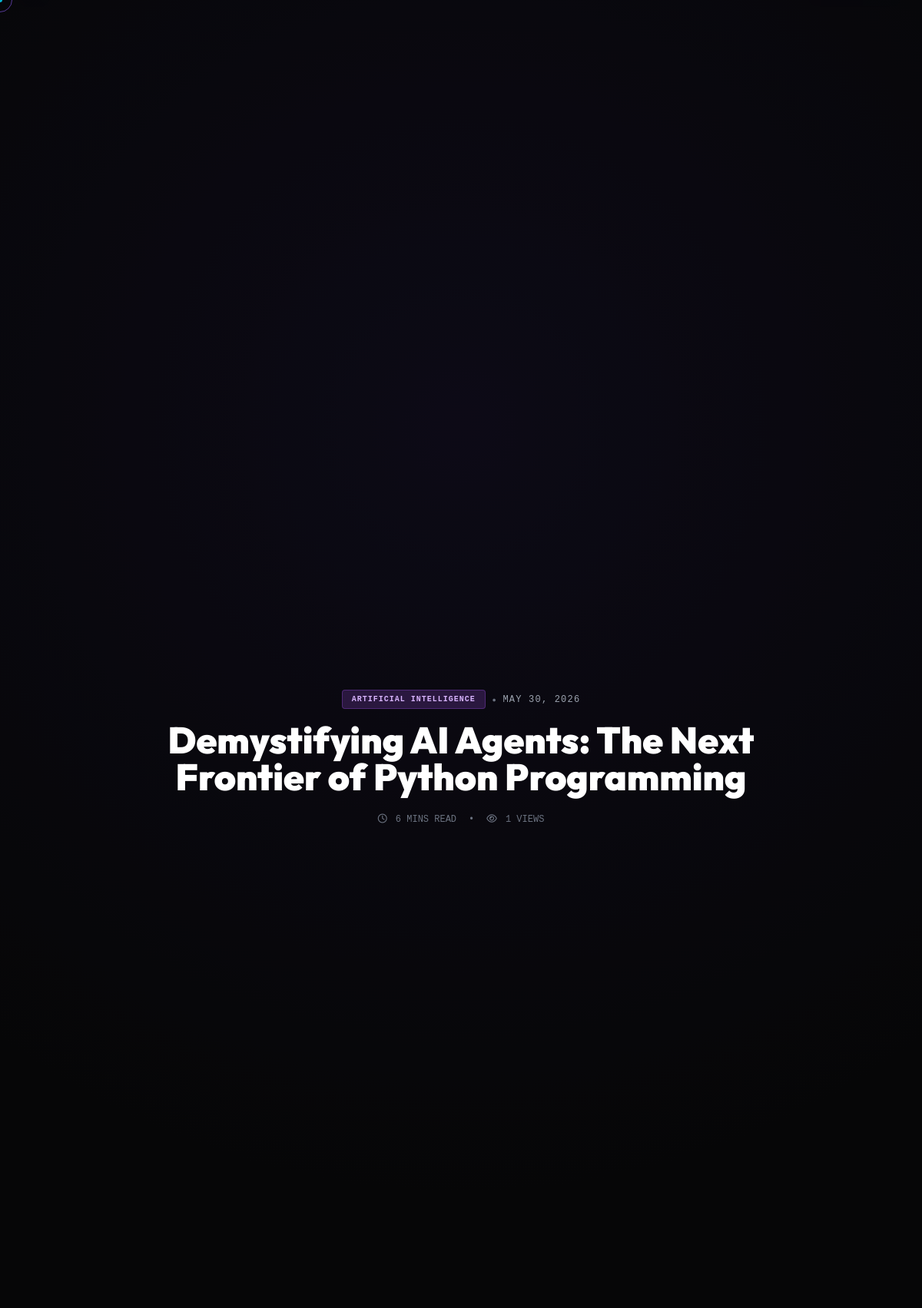
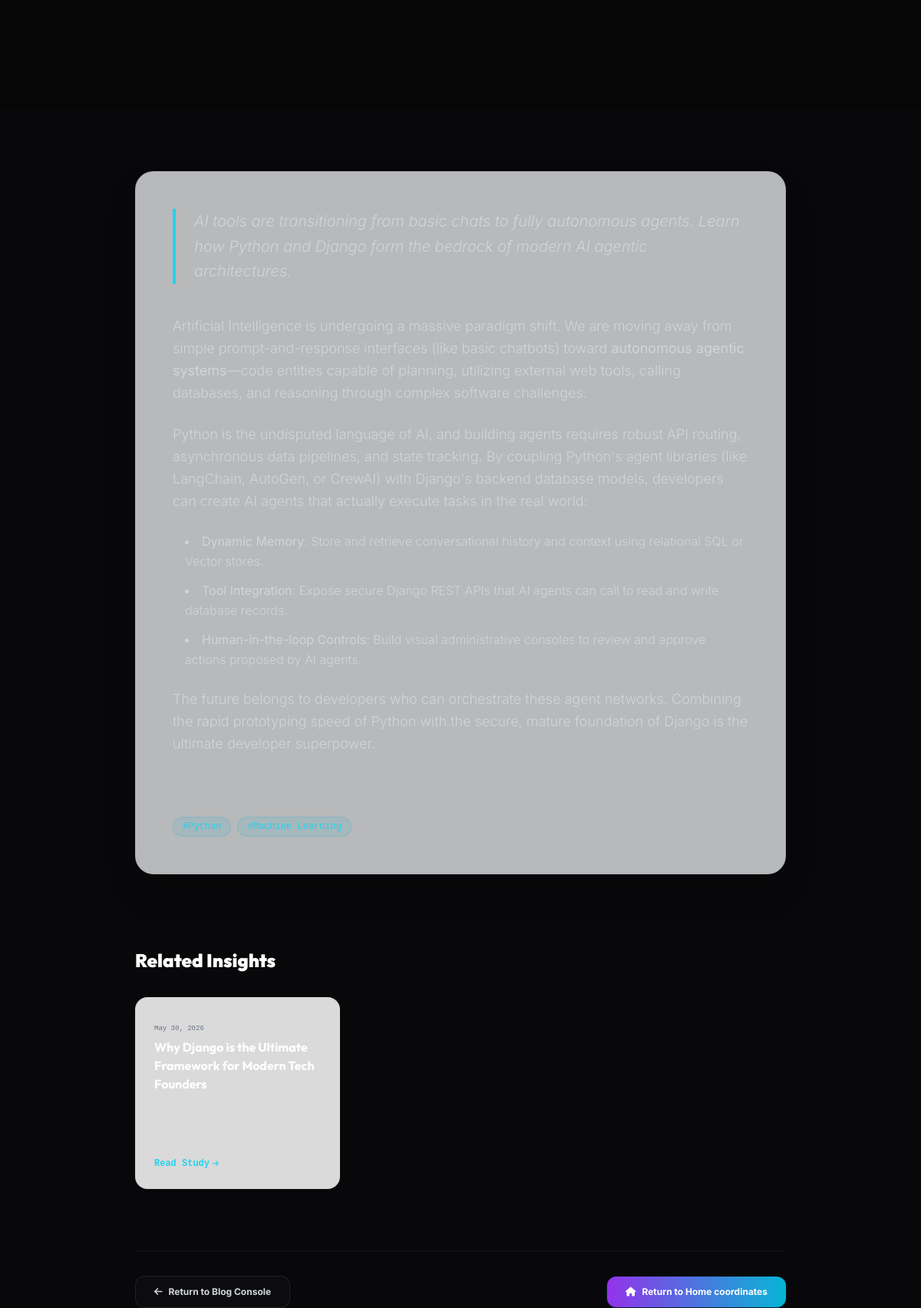
/blog/demystifying-ai-agents-the-next-frontier-of-python-programming/ (upper part), run on the app's committed database (2 pictures, top to bottom).
### blog/models.py (models this page shows, shortened)
class Post(models.Model):
    STATUS_CHOICES = [
        ('draft', 'Draft'),
        ('published', 'Published'),
    ]
    title = models.CharField(max_length=200)
    slug = models.SlugField(unique=True, blank=True)
    excerpt = models.TextField(help_text="A short summary of this post for list views.")
    content = models.TextField(help_text="Full markdown or HTML text of the post.")
    featured_image = models.ImageField(upload_to='blog/images/', blank=True, null=True)
    category = models.ForeignKey(Category, on_delete=models.SET_NULL, null=True, related_name='posts')
    tags = models.ManyToManyField(Tag, related_name='posts', blank=True)
    created_at = models.DateTimeField(auto_now_add=True)
    updated_at = models.DateTimeField(auto_now=True)
    status = models.CharField(max_length=10, choices=STATUS_CHOICES, default='draft')
    read_time_minutes = models.IntegerField(default=5, help_text="Estimated minutes to read")
    views_count = models.IntegerField(default=0)
    class Meta:
        ordering = ['-created_at']
    def save(self, *args, **kwargs):
        if not self.slug:
            self.slug = slugify(self.title)
        super().save(*args, **kwargs)

class Category(models.Model):
    name = models.CharField(max_length=100)
    slug = models.SlugField(unique=True, blank=True)
    class Meta:
        verbose_name_plural = "Categories"

### blog/views.py (the view)
# urls.py: path('<slug:slug>/', views.post_detail, name='detail'),
def post_detail(request, slug):
    post = get_object_or_404(Post, slug=slug, status='published')
    post.views_count += 1
    post.save()
    post_tags_ids = post.tags.values_list('id', flat=True)
    related_posts = Post.objects.filter(status='published').exclude(id=post.id)
    if post_tags_ids:
        related_posts = related_posts.filter(tags__in=post_tags_ids).distinct()
    related_posts = related_posts.order_by('-views_count', '-created_at')[:3]
    context = {
        'post': post,
        'related_posts': related_posts,
    }
    return render(request, 'blog/detail.html', context)

### templates/blog/detail.html (shortened to what this page needs)
{% extends 'base.html' %}
{% load static %}
{% block content %}
<section class="relative min-h-[50vh] flex items-center justify-center pt-32 overflow-hidden bg-radial-universe">
    <div class="absolute inset-0 bg-black/40 z-[2]"></div>
    <div class="max-w-4xl mx-auto px-6 w-full text-center relative z-10 hero-stagger">
        <div class="flex justify-center items-center space-x-2 mb-4 select-none">
            <span class="px-3 py-1 rounded bg-purple-500/20 border border-purple-500/30 text-[10px] font-mono font-bold text-purple-300 uppercase tracking-widest">{{ post.category.name }}</span>
            <span class="text-xs text-gray-500">•</span>
            <span class="text-xs font-mono text-gray-400 uppercase tracking-widest">{{ post.created_at|date:"M d, Y" }}</span>
        </div>
        <h1 class="font-outfit font-black text-3xl md:text-5xl text-white mt-4 mb-6 leading-tight max-w-3xl mx-auto">
            {{ post.title }}
        </h1>
        <div class="flex justify-center items-center space-x-4 text-xs font-mono text-gray-500">
            <span><i class="far fa-clock mr-1"></i> {{ post.read_time_minutes }} MINS READ</span>
            <span>•</span>
            <span><i class="far fa-eye mr-1"></i> {{ post.views_count }} VIEWS</span>
        </div>
    </div>
</section>
<section class="py-20 bg-[#08080A]">
    <div class="max-w-4xl mx-auto px-6">
        <article class="p-8 md:p-12 rounded-3xl bg-white/[0.01] border border-white/[0.03] cyber-glass shadow-2xl">
            <p class="text-xl text-gray-300 font-light italic leading-relaxed border-l-4 border-cyan-400 pl-6 mb-10">
                {{ post.excerpt }}
            </p>
            <div class="text-base text-gray-300 font-light leading-relaxed space-y-6">
                {{ post.content|safe }}
            </div>
            <div class="flex flex-wrap gap-2 border-t border-white/[0.05] pt-8 mt-12 select-none">
                {% for tag in post.tags.all %}
                <a href="{% url 'blog:list' %}?tag={{ tag.slug }}" class="text-xs font-mono text-cyan-400 hover:text-cyan-300 bg-cyan-500/10 border border-cyan-500/20 px-3 py-1 rounded-full transition-colors duration-300">
                </a>
                {% endfor %}
            </div>
        </article>
        {% if related_posts %}
        <div class="mt-24">
            <h3 class="font-outfit font-black text-2xl text-white mb-8 text-center md:text-left">Related Insights</h3>
            <div class="grid grid-cols-1 md:grid-cols-3 gap-6">
                {% for related in related_posts %}
                <div class="cyber-card p-6 rounded-2xl flex flex-col justify-between h-[250px]" data-cursor-text="READ">
                    <div>
                        <span class="text-[9px] font-mono text-gray-500">{{ related.created_at|date:"M d, Y" }}</span>
                        <h4 class="font-outfit font-bold text-base text-white mt-1 mb-2 hover:text-cyan-400 transition-colors">
                            <a href="{% url 'blog:detail' related.slug %}">{{ related.title }}</a>
                        </h4>
                    </div>
                    <a href="{% url 'blog:detail' related.slug %}" class="text-xs font-mono font-bold text-cyan-400 hover:text-cyan-300 flex items-center space-x-1 w-fit">
                        <span>Read Study</span>
                        <i class="fas fa-arrow-right text-[9px]"></i>
                    </a>
                </div>
                {% endfor %}
            </div>
        </div>
        {% endif %}
        <div class="flex flex-col sm:flex-row justify-between items-center mt-20 gap-4 border-t border-white/[0.05] pt-8">
            <a href="{% url 'blog:list' %}" class="cursor-magnetic px-6 py-3 rounded-xl bg-white/[0.02] border border-white/[0.08] hover:bg-white/[0.05] text-xs font-bold text-gray-300 hover:text-white transition-colors duration-300 flex items-center space-x-2">
                <i class="fas fa-arrow-left"></i>
                <span>Return to Blog Console</span>
            </a>
            <a href="/" class="cursor-magnetic px-6 py-3 rounded-xl bg-gradient-to-r from-purple-600 to-cyan-500 hover:from-purple-500 hover:to-cyan-400 text-xs font-bold text-white shadow shadow-cyan-500/20 transition-all duration-300 flex items-center space-x-2">
                <i class="fas fa-home"></i>
                <span>Return to Home coordinates</span>
            </a>
        </div>
    </div>
</section>
{% endblock %}

### static/css/custom.css (style rules this page uses)
html { scroll-behavior: initial; }
body { -webkit-font-smoothing: antialiased; -moz-osx-font-smoothing: grayscale; text-rendering: optimizeLegibility; }
.cyber-glass { background: rgba(13, 13, 18, 0.65); backdrop-filter: blur(16px); border: 1px solid rgba(255, 255, 255, 0.04); }
.cyber-card { background: rgba(17, 17, 22, 0.7); border: 1px solid rgba(255, 255, 255, 0.03); transition: all 0.5s cubic-bezier(0.23, 1, 0.32, 1); position: relative; overflow: hidden; }
.cyber-card::before { content: ''; position: absolute; top: 0; left: 0; width: 100%; height: 100%; background: linear-gradient(135deg, rgba(139, 92, 246, 0.08), transparent 50%); opacity: 0; transition: opacity 0.5s ease; pointer-events: none; }
.bg-radial-universe { background: radial-gradient(circle at 50% 30%, #151125 0%, #0A0A0C 70%); }
html.light { --tw-bg-opacity: 1; background-color: #F3F4F6 !important; color: #1F2937 !important; }
html.light .cyber-glass { background: rgba(243, 244, 246, 0.75); border-color: rgba(0, 0, 0, 0.05); }
html.light .cyber-card { background: rgba(255, 255, 255, 0.85); border-color: rgba(0, 0, 0, 0.04); }

### data on the page
Post: category.name "ARTIFICIAL INTELLIGENCE", created_at "MAY 30, 2026", title "Demystifying AI Agents: The Next Frontier of Python Programming", read_time_minutes "6", views_count "1", excerpt "AI tools are transitioning from basic chats to fully autonomous agents. Learn how Python and Django form the bedrock of modern AI agentic architectures.", content "Artificial Intelligence is undergoing a massive paradigm shift. We are moving away from simple prompt-and-response interfaces (like basic chatbots) toward autonomous agentic systems —code entities capable of planning, utilizing external web tools, calling databases, and reasoning through complex software challenges. Python is the undisputed language of AI, and building agents requires robust API routing, asynchronous data pipelines, and state tracking. By coupling Python's agent libraries (like LangChain, AutoGen, or CrewAI) with Django's backend database models, developers can create AI agents that actually execute tasks in the real world: Dynamic Memory : Store and retrieve conversational…"
Post: created_at "May 30, 2026", title "Why Django is the Ultimate Framework for Modern Tech Founders"
